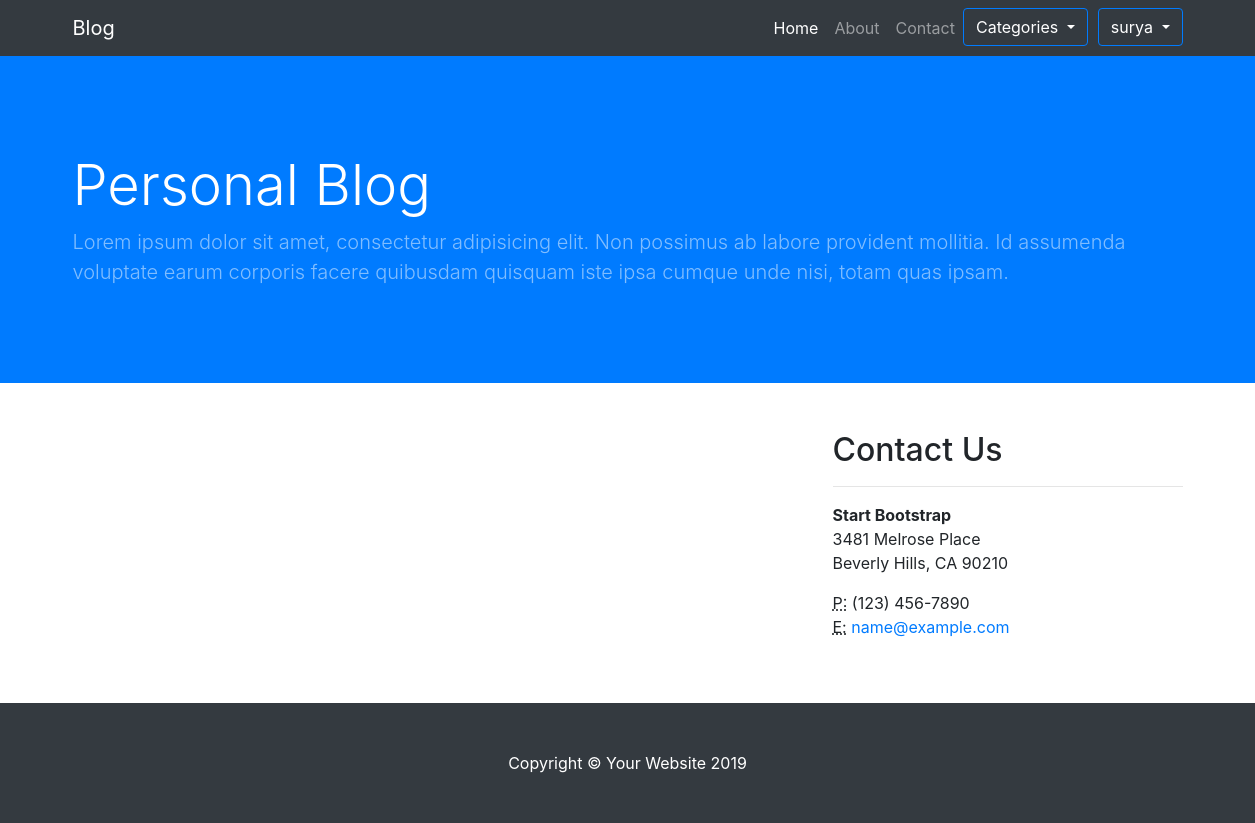
The page /technology/ (signed in) on the database as committed earlier.
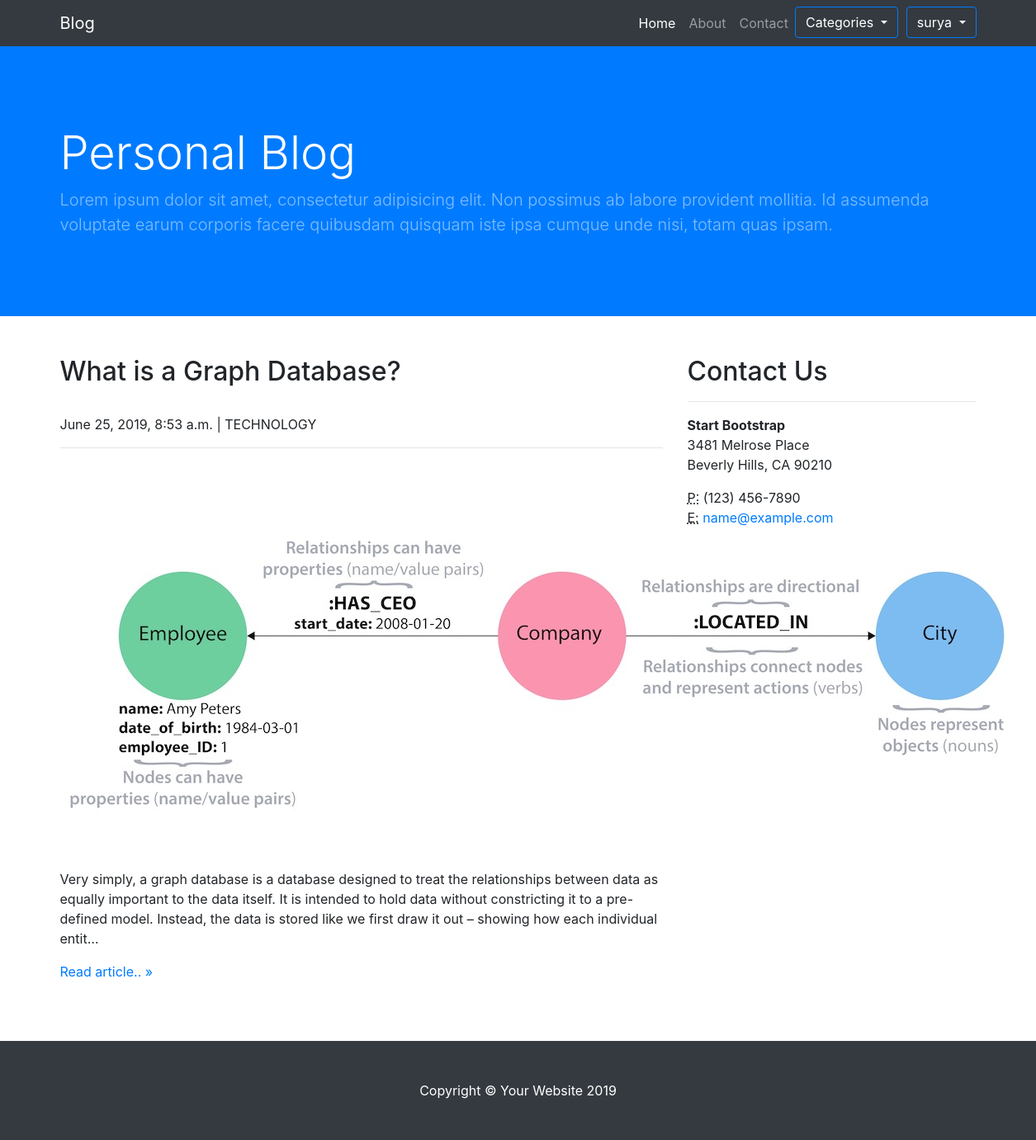
The same page on the database as committed later.
### blog/models.py (models this page shows)
class Blog(models.Model):
	title = models.CharField(max_length=100, null=False)
	content = models.TextField(null=False)
	image  = models.ImageField(null=True)
	updated_date = models.DateTimeField(auto_now_add=True, null=True)
	CATEGORY_CHOICES = (
		("BUSINESS", "Business"),
		("TECHNOLOGY", "Technology"),
		("SPORT", "Sport"),
		("POLITICS", "Politics"),
		("OTHER", "other"),
		)
	category = models.CharField(max_length=30, choices=CATEGORY_CHOICES, default= "BUSINESS")

### blog/views.py (the view)
# urls.py: path('technology/', views.technology, name='technology'),
def technology(request):
	technology = Blog.objects.filter(category='TECHNOLOGY')
	return render(request, 'technology.html', {'technology':technology})

### templates/technology.html (shortened to what this page needs)
{% extends 'base.html' %}
{% load static %}
{% block content %}
  <div class="container">
    <div class="row">
      <div class="col-md-8 mb-5">
        {% for data in technology %}
      		<h2>{{ data.title }}</h2>
      		<br>{{ data.updated_date }} | {{ data.category }}
      		<hr>
          {% if data.image.url != '' %}
          <img src="{{ data.image.url }}">
          {% endif %}
      		<p>{{ data.content|truncatechars:300 }}</p>
      		<a href="{% url 'detail' data.id %}">Read article.. &raquo;</a>
      		<br><br>
      	{% endfor %}
      </div>
	  <div class="col-md-4 mb-5">
        <h2>Contact Us</h2>
        <hr>
        <address>
          <strong>Start Bootstrap</strong>
          <br>3481 Melrose Place
          <br>Beverly Hills, CA 90210
          <br>
        </address>
        <address>
          <abbr title="Phone">P:</abbr>
          (123) 456-7890
          <br>
          <abbr title="Email">E:</abbr>
          <a href="mailto:#">name@example.com</a>
        </address>
      </div>
    </div>
  </div>
  {% endblock %}

Rows that differ between the two databases and show on the page:
added Blog: title "What is a Graph Database?", updated_date "June 25, 2019, 8:53 a.m.", category "TECHNOLOGY", image (picture), content "Very simply, a graph database is a database designed to treat the relationships between data as equally important to the data itself. It is intended to hold data without constricting it to a pre-defined model. Instead, the data is stored like we first draw it out – showing how each individual entit…"
